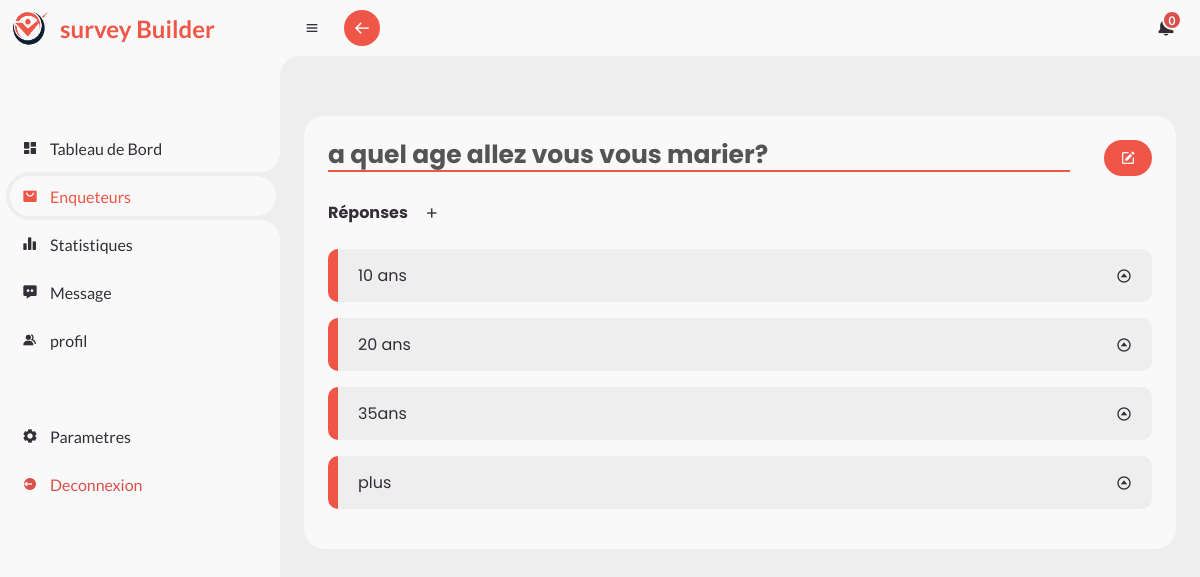
The page /view/pages/question.page.php?id=6 (signed in) on the database its author committed.
### tables this page shows
CREATE TABLE `questions` (
  `idquestion` int(11) NOT NULL,
  `intitle` varchar(100) NOT NULL,
  `idsurvey` int(11) NOT NULL
);

CREATE TABLE `answers` (
  `idanswer` int(11) NOT NULL,
  `intitle` text NOT NULL,
  `idquestion` int(11) NOT NULL
);

### controller/questionController.php (called while the page is built, shortened)
<?php
require('../../model/answers.php');
require('../../model/questions.php');
function indexShowSurvey(){
    $idQuestion= $_GET['id'];
    $getQuestion= new Question();
    $question= $getQuestion->getQuestion($idQuestion);
    $getAnswers=new Answer();
    $answers= $getAnswers->getAnswersByQuestion($idQuestion);
}
 indexShowSurvey();

### model/questions.php (called while the page is built, shortened)
<?php
class Question{
    public function getQuestion($id){
        global $DB;
        $getAnswered = $DB -> prepare('SELECT * FROM questions WHERE idquestion= ?');
        $getAnswered -> execute(array($id));
        return $getAnswered->fetch();
    }
}

### model/answers.php (called while the page is built, shortened)
<?php
class Answer{
    public function getAnswersByQuestion($idSurvey){
        global $DB;
        $getAnswer = $DB -> prepare('SELECT * FROM answers WHERE idquestion= ?');
        $getAnswer -> execute(array($idSurvey));
        return $getAnswer->fetchAll();
    }
}

### view/pages/question.page.php (the view, shortened to what this page needs)
<?php
require('../../controller/questionController.php');
?>
	<?php include('../layouts/head.php') ?>
	<?php include('../layouts/sidebar.php') ?>
	<section id="content">
		<?php include('../layouts/navbar.php') ?>
		<main>
			<div class="table-data">
				<div class="order">
					<div class="head">
                        <form action="" method="post" style="width: 100%;">
                            <input type="text" value="<?=$question['intitle']?>" id="intitleQ" class="intitleQ" name="intitleQ" disabled>
                            <div id="edit" onclick="update()"><i class='bx bxs-edit'></i></div>
                        </form>
					</div>
					<div class="todo" style="overflow-x: hidden;">
					<div class="head">
						<h4>Réponses</h4>
						<i class='bx bx-plus' onclick="addQuestion()" id="addQuestion"></i>
					</div>
					<ul class="todo-list" id="list-question">
                    <?php
                    if($answers){
                    foreach($answers as $answer){ ?>
						<li class="completed">
							<p><?=$answer['intitle']?></p>
							<i class='bx bx-caret-up-circle'></i>
						</li>
                    <?php } }else{
                        echo '<p style="text-align: center;">Aucune reponse...</p>';
                        } ?>
					</ul>
				</div>
				</div>
			</div>
		</main>
	</section>
	<?php include('../layouts/foot.php') ?>

### view/assets/css/style.css (style rules this page uses)
* { margin: 0; padding: 0; box-sizing: border-box; }
li { list-style: none; }
:root { --poppins: 'Poppins', sans-serif; --lato: 'Lato', sans-serif; --light: #F9F9F9; --blue: #EF5648; --active: rgb(30, 118, 207); --light-blue: #D44C40; --grey: #eee; --dark-grey: #AAAAAA; --dark: #342E37; --red: #DB504A; --yellow: #FFCE26; --light-yellow: #FFF2C6; --orange: #FD7238; --light-orange: #FFE0D3; }
html { overflow-x: hidden; }
body { background: var(--grey); overflow-x: hidden; }
#content { position: relative; width: calc(100% - 280px); left: 280px; transition: .3s ease; }
#content main { width: 100%; padding: 36px 24px; font-family: var(--poppins); max-height: calc(100vh - 56px); overflow-y: auto; }
#content main .table-data { display: flex; flex-wrap: wrap; grid-gap: 24px; margin-top: 24px; width: 100%; color: var(--dark); }
#content main .table-data > div { border-radius: 20px; background: var(--light); padding: 24px; overflow-x: auto; }
#content main .table-data .head { display: flex; align-items: center; grid-gap: 16px; margin-bottom: 24px; }
#content main .table-data .head .bx { cursor: pointer; }
#content main .table-data .order { flex-grow: 1; flex-basis: 500px; }
#content main .table-data .todo { flex-grow: 1; flex-basis: 300px; }
#content main .table-data .todo .todo-list { width: 100%; }
#content main .table-data .todo .todo-list li { width: 100%; margin-bottom: 16px; background: var(--grey); border-radius: 10px; padding: 14px 20px; display: flex; justify-content: space-between; align-items: center; }
#content main .table-data .todo .todo-list li .bx { cursor: pointer; }
#content main .table-data .todo .todo-list li.completed { border-left: 10px solid var(--blue); }

### view/pages/question.page.php (style rules this page uses)
.intitleQ { width: 90%; height: 2rem; outline: none; background: transparent; border: none; border-bottom: 2px solid var(--blue); font-size: 25px; font-family: inherit; font-weight: bold; }
#edit, #send { height: 36px; padding: 0 16px; border-radius: 36px; background: var(--blue); color: var(--light); display: flex; justify-content: center; align-items: center; grid-gap: 10px; font-weight: 500; border: none; float: right; }

### rows shown on the page
questions: intitleQ "a quel age allez vous vous marier?"
answers: intitle "10 ans"
answers: intitle "20 ans"
answers: intitle "35ans"
answers: intitle "plus"
